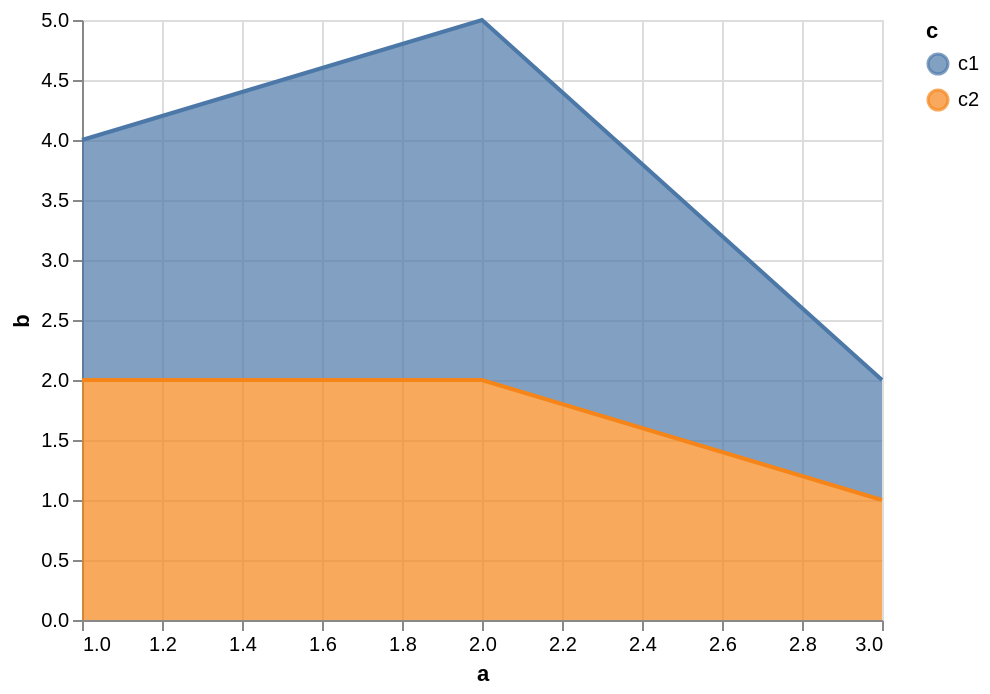

Vega-Lite specification for this chart:
### Vega specification from a JSON file in a GitHub repository (floating-point values rounded to 4 significant figures)
{"$schema": "https://vega.github.io/schema/vega/v5.json", "background": "white", "padding": 5, "width": 400, "height": 300, "style": "cell", "data": [{"name": "source_0", "values": [{"a": 1, "b": 2, "c": "c1"}, {"a": 2, "b": 3, "c": "c1"}, {"a": 3, "b": 1, "c": "c1"}, {"a": 1, "b": 2, "c": "c2"}, {"a": 3, "b": 1, "c": "c2"}, {"a": 2, "b": 2, "c": "c2"}]}, {"name": "data_0", "source": "source_0", "transform": [{"type": "formula", "expr": "toNumber(datum[\"a\"])", "as": "a"}, {"type": "impute", "field": "b", "groupby": ["c"], "key": "a", "method": "value", "value": 0}, {"type": "stack", "groupby": ["a"], "field": "b", "sort": {"field": ["c"], "order": ["descending"]}, "as": ["b_start", "b_end"], "offset": "zero"}]}], "marks": [{"name": "layer_0_pathgroup", "type": "group", "from": {"facet": {"name": "faceted_path_layer_0_main", "data": "data_0", "groupby": ["c"]}}, "encode": {"update": {"width": {"field": {"group": "width"}}, "height": {"field": {"group": "height"}}}}, "marks": [{"name": "layer_0_marks", "type": "area", "style": ["area"], "sort": {"field": "x"}, "from": {"data": "faceted_path_layer_0_main"}, "encode": {"update": {"opacity": {"value": 0.7}, "orient": {"value": "vertical"}, "fill": {"scale": "color", "field": "c"}, "description": {"signal": "\"a: \" + (format(datum[\"a\"], \"\")) + \"; b: \" + (format(datum[\"b\"], \"\")) + \"; c: \" + (isValid(datum[\"c\"]) ? datum[\"c\"] : \"\"+datum[\"c\"])"}, "x": {"scale": "x", "field": "a"}, "y": {"scale": "y", "field": "b_end"}, "y2": {"scale": "y", "field": "b_start"}, "defined": {"signal": "isValid(datum[\"a\"]) && isFinite(+datum[\"a\"]) && isValid(datum[\"b\"]) && isFinite(+datum[\"b\"])"}}}}]}, {"name": "layer_1_pathgroup", "type": "group", "from": {"facet": {"name": "faceted_path_layer_1_main", "data": "data_0", "groupby": ["c"]}}, "encode": {"update": {"width": {"field": {"group": "width"}}, "height": {"field": {"group": "height"}}}}, "marks": [{"name": "layer_1_marks", "type": "line", "style": ["line"], "sort": {"field": "x"}, "from": {"data": "faceted_path_layer_1_main"}, "encode": {"update": {"stroke": {"scale": "color", "field": "c"}, "description": {"signal": "\"a: \" + (format(datum[\"a\"], \"\")) + \"; b: \" + (format(datum[\"b\"], \"\")) + \"; c: \" + (isValid(datum[\"c\"]) ? datum[\"c\"] : \"\"+datum[\"c\"])"}, "x": {"scale": "x", "field": "a"}, "y": {"scale": "y", "field": "b_end"}, "defined": {"signal": "isValid(datum[\"a\"]) && isFinite(+datum[\"a\"]) && isValid(datum[\"b\"]) && isFinite(+datum[\"b\"])"}}}}]}], "scales": [{"name": "x", "type": "linear", "domain": {"data": "data_0", "field": "a"}, "range": [0, {"signal": "width"}], "nice": true, "zero": false}, {"name": "y", "type": "linear", "domain": {"data": "data_0", "fields": ["b_start", "b_end"]}, "range": [{"signal": "height"}, 0], "nice": true, "zero": true}, {"name": "color", "type": "ordinal", "domain": {"data": "data_0", "field": "c", "sort": true}, "range": "category"}], "axes": [{"scale": "x", "orient": "bottom", "gridScale": "y", "grid": true, "tickCount": {"signal": "ceil(width/40)"}, "domain": false, "labels": false, "aria": false, "maxExtent": 0, "minExtent": 0, "ticks": false, "zindex": 0}, {"scale": "y", "orient": "left", "gridScale": "x", "grid": true, "tickCount": {"signal": "ceil(height/40)"}, "domain": false, "labels": false, "aria": false, "maxExtent": 0, "minExtent": 0, "ticks": false, "zindex": 0}, {"scale": "x", "orient": "bottom", "grid": false, "title": "a", "labelFlush": true, "labelOverlap": true, "tickCount": {"signal": "ceil(width/40)"}, "zindex": 0}, {"scale": "y", "orient": "left", "grid": false, "title": "b", "labelOverlap": true, "tickCount": {"signal": "ceil(height/40)"}, "zindex": 0}], "legends": [{"fill": "color", "symbolType": "circle", "title": "c", "encode": {"symbols": {"update": {"opacity": {"value": 0.7}}}}, "stroke": "color"}]}
